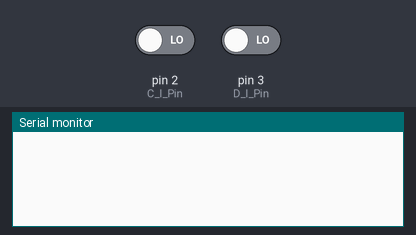
This sketch was run on a simulated Arduino Uno, built with avr-gcc and run on an emulated ATmega328P. On the bench: the last lines printed to the serial monitor. The test bench sets the inputs (shaded band); at power-on: pin 2 (C_I_Pin) LOW, pin 3 (D_I_Pin) LOW.

Above: at 1.2 s.
1.3 s: pin 2 (C_I_Pin) driven HIGH
At 1.61 s:
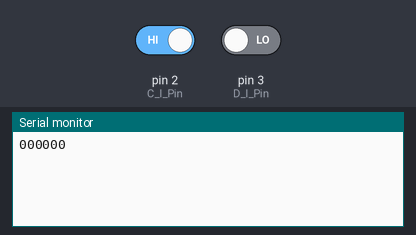
At 2.4 s:
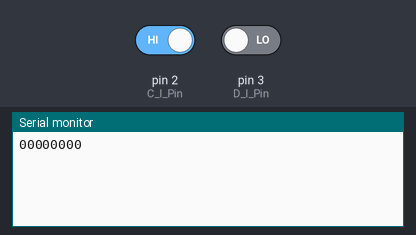

Measured:
- after the input at 1.3 s, the serial monitor: prints a new line after 0.10 s (image 1)

The sketch:

comm_rec_test1.ino
```cpp
int C_I_Pin = 2;  //clk pin with highest priority
int D_I_Pin = 3;  //data pin
volatile bool recieve = false;  //boolian flag for the interrupt
bool flag = true;
const int sec = 50;  //time constant(should be same for both transmitter and reciever)

void setup(){
  pinMode(D_I_Pin, INPUT);
  pinMode(C_I_Pin, INPUT);
  attachInterrupt(digitalPinToInterrupt(C_I_Pin), clk, RISING);  //Interrupt for clk
  Serial.begin(9600);
}

void loop(){
  if(recieve == true){
    if(flag == false) delay(sec);  //giving some delay so that reciever synchronyzes with transmitter
    if(flag == true){
      delay(2*sec);
      flag = false;
    }
    for(int bit_idx=0;bit_idx<8;bit_idx++){  //for ecery 8bits
      recieve = false;
      bool let_bit = digitalRead(3);
      if(let_bit == false) Serial.print("0");
      else if(let_bit == true) Serial.print("1");
      delay(sec);
    }
    Serial.println("  ");
  }
}
void clk(){  //ISR
  recieve  = true;
}

void data(){

}
```
